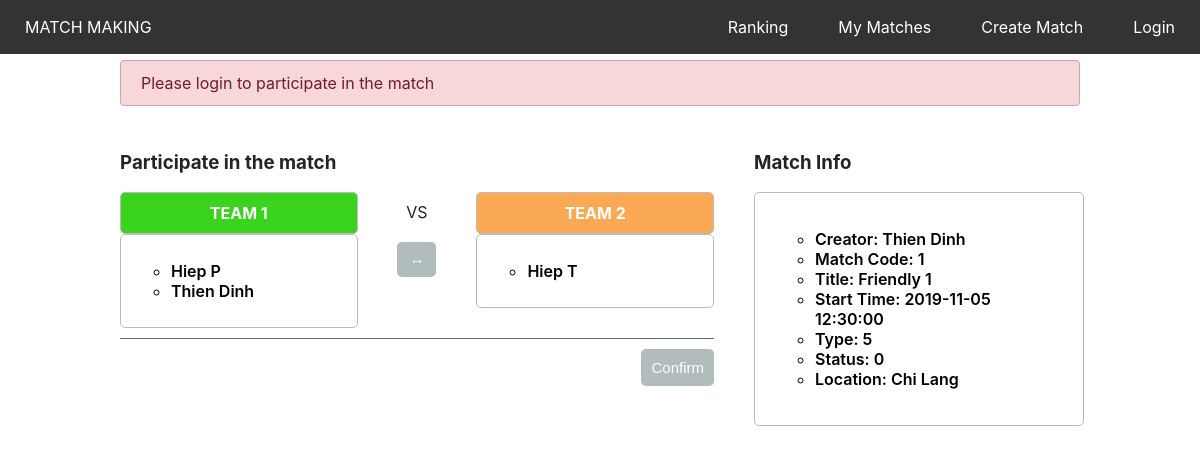
Page /match_detail/index.php?id=1 on the committed database.
### tables this page shows
create table detail
  (
    team int not null,
    player_id varchar(20),
    foreign key (player_id) references player (player_id),
    match_id int,
    foreign key (match_id) references matches (match_id) on delete cascade,
    primary key(player_id, match_id)
);

create table player
(
  player_id varchar(20) primary key not null,
  password varchar(20) not null,
  name varchar(50),
  elo int not null default 100
);

CREATE TABLE matches
(
  match_id int NOT NULL AUTO_INCREMENT,
  title varchar (255),
  kind int default 5,
  startTime datetime,
  createdTime datetime,
  scoreA int default 0,
  scoreB int default 0,
  status int default 0,
  loc varchar (255),
  player_id varchar (20),
  primary key (match_id)
);

### match_detail/index.php (the view, shortened to what this page needs)
<?php
require_once '../dbConfig.php';
$session = !isset($_COOKIE["player_id"]) ? null : $_COOKIE["player_id"];
if(isset($_GET["id"]) && !empty(trim($_GET["id"]))){
    $sql = "SELECT m.match_id, m.title, m.startTime, m.status, m.kind, m.loc, p.name FROM matches m, player p WHERE m.player_id = p.player_id and match_id = ?";
    if($stmt = mysqli_prepare($link, $sql)){
        mysqli_stmt_bind_param($stmt, "i", $param_id);
        if(mysqli_stmt_execute($stmt)){
            $result = mysqli_stmt_get_result($stmt);
            if(mysqli_num_rows($result) == 1){
                $row = mysqli_fetch_array($result, MYSQLI_ASSOC);
                $match_id = $row["match_id"];
                $title = $row["title"];
                $startTime = $row["startTime"];
                $status = $row["status"];
                $kind = $row["kind"];
                $loc = $row["loc"];
                $curname = $row["name"];
            } else{
                header("location: /matchup/home/");
                exit();
            }
        } else{
            echo "Oops! Something went wrong. Please try again later.";
        }
    }
}
?>
<!DOCTYPE html>
<html lang="en">
<head>
  <link rel="stylesheet" type="text/css" href="../stylesheets/style.css">
  <link rel="stylesheet" type="text/css" href="index.css">
</head>
<body>
  <?php  include('../common/header.php'); ?>
  <div class="container">
    <div class="row match-detail">
        <?php
            if (!isset($_COOKIE["player_id"])) {
                echo "<div class='alert alert-danger'>  Please login to participate in the match</div>";
            }
        ?>
        <div class="column1">
            <h3>Participate in the match</h3>
            <div class="match-wrapper">
                <div class="team-title">
                    <div class="team-left" style="background-color: #3ad41e;">
                        <p1>TEAM 1</p1>
                    </div>
                    <div class="team-left">
                        <ul id="team-left" class="info-match">
                        <?php
                            $matchId = $_GET["id"];
                            $sql = "SELECT d.team, p.name, p.player_id from detail d, player p WHERE d.player_id = p.player_id AND d.match_id = '$matchId' GROUP BY p.player_id";
                            if($result = mysqli_query($link, $sql)){
                                if(mysqli_num_rows($result) > 0){
                                    while ($row = mysqli_fetch_array($result)) {
                                        if($row["team"] === '1')
                                            echo "<li>".$row["name"]."</li>";
                                    }
                                }
                            }
                            else {
                                header("Location: error.php");
                            }
                        ?>
                        </ul>
                    </div>
                </div>
                <div class="vs">
                    <div>VS</div>
                    <div class="team-left"  style="border:none">
                        <div class="input-group">
                            <button id="join" class="btn btn-join" type="submit" name="join" <?php echo isset($isExist) || !isset($session) ? "disabled" : "" ?>>&#x2194;</button>
                        </div>
                    </div>
                </div>
                <div class="team-title">
                    <div class="team-right" style="background-color: #fba955;">
                        <p1>TEAM 2</p1>
                    </div>
                    <div class="team-right">
                        <ul id="team-right" class="info-match">
                            <?php
                               if($result = mysqli_query($link, $sql)){
                                    if(mysqli_num_rows($result) > 0){
                                        while ($row = mysqli_fetch_array($result)) {
                                            if($row["team"] === '2')
                                                echo "<li>".$row["name"]."</li>";
                                        }
                                    }
                                }
                            ?>
                        </ul>
                    </div>
                </div>
                <hr>
                <form method="post" action="action.php">
                    <div class="input-group <?php echo !empty($isExist) ? 'hide' : ''; ?>">
                        <button class="btn-confirm" type="submit" value="Submit" <?php echo !isset($session) ? "disabled" : "" ?> >Confirm</button>
                    </div>
                </form>
            </div>
        </div>
        <div class="column2">
            <h3>Match Info</h3>
            <div class="info-form">
                <ul class="info-match">
                    <li>Creator: <?php echo $curname ?></li>
                    <li>Match Code: <?php echo $match_id; ?></li>
                    <li>Title: <?php echo $title; ?></li>
                    <li>Start Time: <?php echo $startTime; ?></li>
                    <li>Type: <?php echo $kind; ?></li>
                    <li>Status: <?php echo $status; ?></li>
                    <li>Location: <?php echo $loc; ?></li>
                </ul>
            </div>
        </div>
    </div>
  </div>
</body>
</html>

### stylesheets/style.css (style rules this page uses)
html, body { margin: 0px; font-family: -apple-system,BlinkMacSystemFont,"Segoe UI",Roboto,"Helvetica Neue",Arial,"Noto Sans",sans-serif,"Apple Color Emoji","Segoe UI Emoji","Segoe UI Symbol","Noto Color Emoji"; font-size: 1rem; color: #212529; }
.btn { display: inline-block; font-weight: 400; text-align: center; vertical-align: middle; line-height: 1.5; border: 1px solid transparent; border-radius: .25rem; padding: .375rem .75rem; cursor: pointer !important; }
.container { width: 80%; margin: 0 auto; margin-top: 60px; }
.column1 { float: left; width: 65%; padding: 10px; }
.column2 { float: left; width: 30%; padding: 10px; }
.row { width: 100%; }

### match_detail/index.css (style rules this page uses)
.info-form { width: 100%; text-align: left; padding: 20px; border: 1px solid #bbbbbb; border-radius: 5px; }
ul.info-match { list-style-type: circle; }
.team-title { width: 40%; float: left; margin-bottom: 10px; }
.team-left , .team-right { width: 100%; text-align: center; padding: 10px; border: 1px solid #bbbbbb; border-radius: 5px; box-sizing: border-box; float: left; font-weight: bold; color: #ffffff; }
.vs { width: 20%; text-align: center; float: left; padding: 10px; box-sizing: border-box; }
ul.info-match { color: #000; text-align: left; font-weight: 600; }
.btn { font-size: 15px; color: white; background: #b1bdbd; border: none; border-radius: 5px; }
.btn-confirm { font-size: 15px; color: white; background: red; border: none; border-radius: 5px; float: right; padding: 10px; }
.input-group { margin: 10px 0px 10px 0px; }
.match-detail .column1 { float: left; width: 65%; padding: 10px 30px 0 0px; box-sizing: border-box; }
hr { width: 100%; height: 1px; margin-left: auto; margin-right: auto; background-color:#666; border: 0 none; }
.btn-confirm:disabled { background-color: #b1bdbd; }
.alert { padding: .75rem 1.25rem; margin-bottom: 1rem; border: 1px solid transparent; border-radius: .25rem; }
.alert-danger { color: #721c24; background-color: #f8d7da; border-color: #caa5a9; }

### rows in the picture
detail: player.name "Hiep P"
detail: player.name "Thien Dinh"
detail: player.name "Hiep T"
matches: player.name "Thien Dinh", match_id "1", title "Friendly 1", startTime "2019-11-05 12:30:00", kind "5", status "0", loc "Chi Lang"
